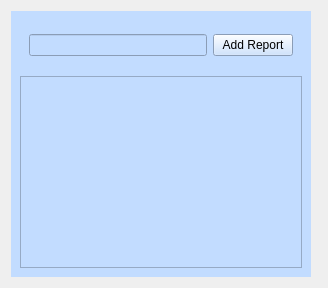
             <widget class="QWidget" name="gcmsReportPage">
              <layout class="QHBoxLayout" name="horizontalLayout_21">
               <item>
                <widget class="QWidget" name="widget_38" native="true">
                 <property name="minimumSize">
                  <size>
                   <width>300</width>
                   <height>0</height>
                  </size>
                 </property>
                 <property name="maximumSize">
                  <size>
                   <width>300</width>
                   <height>16777215</height>
                  </size>
                 </property>
                 <property name="styleSheet">
                  <string notr="true">background-color: rgb(194, 220, 255);</string>
                 </property>
                 <layout class="QVBoxLayout" name="verticalLayout_23">
                  <item>
                   <widget class="QWidget" name="widget_39" native="true">
                    <property name="minimumSize">
                     <size>
                      <width>0</width>
                      <height>50</height>
                     </size>
                    </property>
                    <layout class="QHBoxLayout" name="horizontalLayout_20">
                     <property name="spacing">
                      <number>-1</number>
                     </property>
                     <item>
                      <widget class="QLineEdit" name="reportNameInput_2"/>
                     </item>
                     <item>
                      <widget class="QPushButton" name="addReportBtn_2">
                       <property name="text">
                        <string>Add Report</string>
                       </property>
                      </widget>
                     </item>
                    </layout>
                   </widget>
                  </item>
                  <item>
                   <widget class="QListWidget" name="reportsList_2"/>
                  </item>
                 </layout>
                </widget>
               </item>
               <item>
                <widget class="QWidget" name="widget_40" native="true"/>
               </item>
              </layout>
             </widget>
